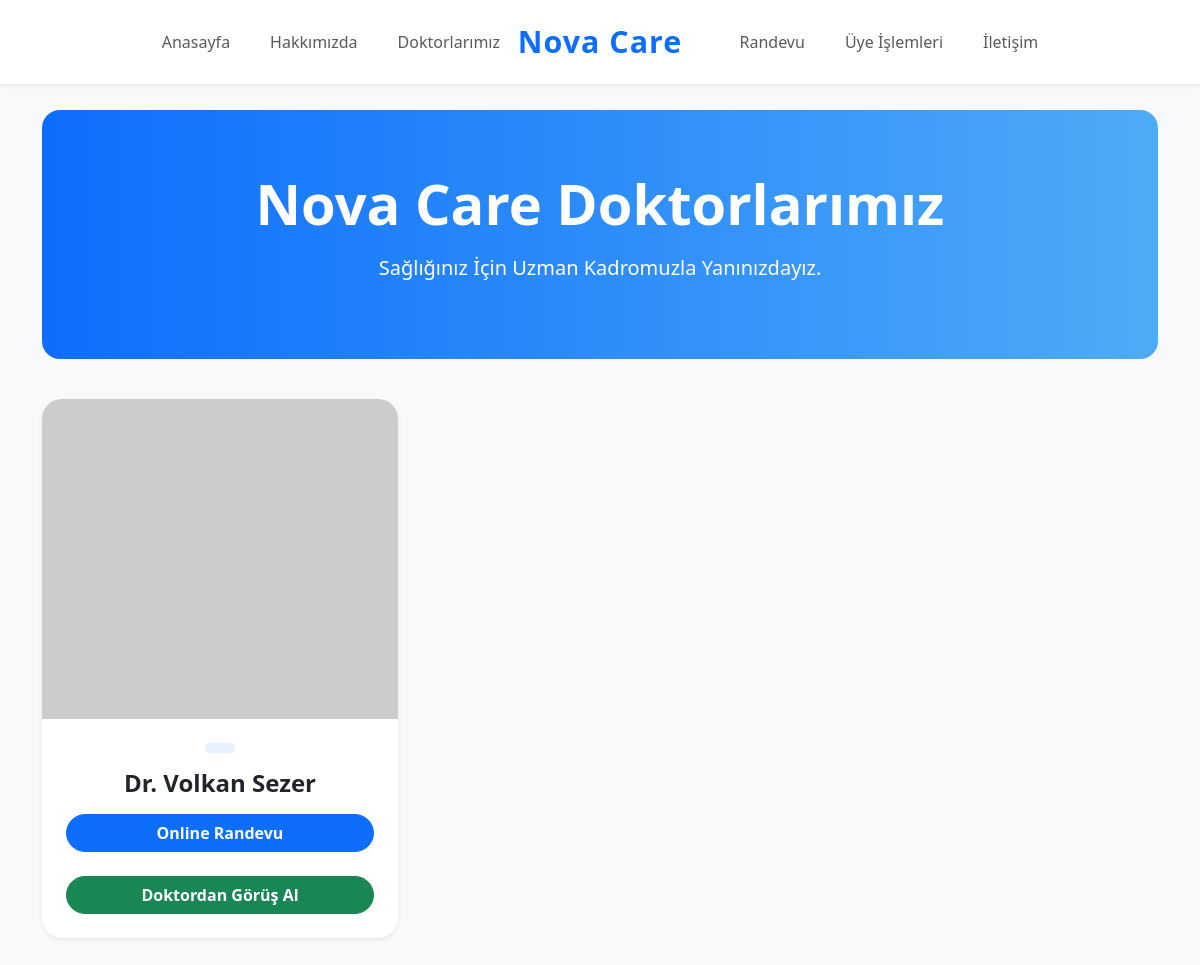
The app's page /php/doktorlar.php, older data.
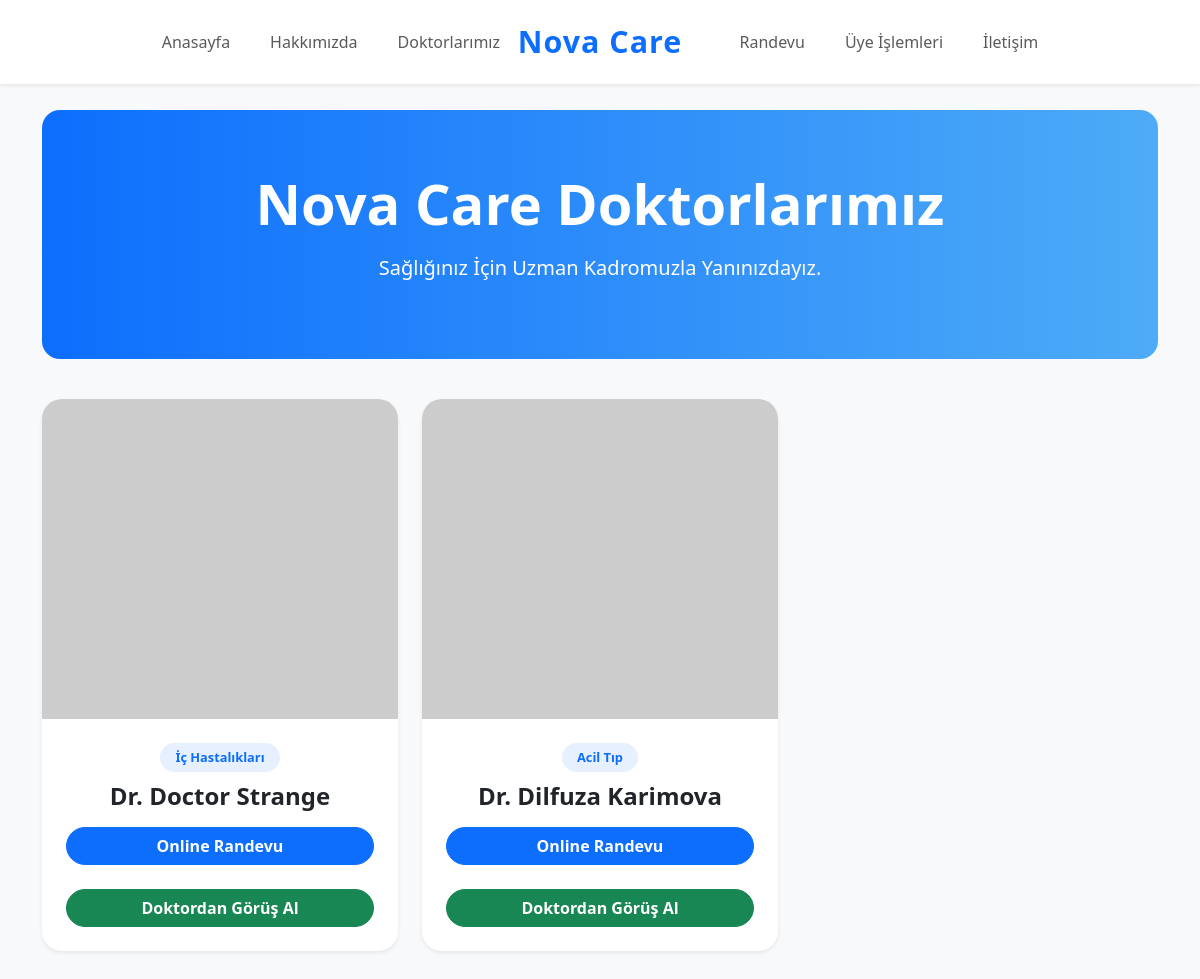
The same page, newer data.
### tables this page shows
CREATE TABLE IF NOT EXISTS `doctor` (  
	`id`			INT NOT NULL PRIMARY KEY AUTO_INCREMENT,  
	`name`			VARCHAR(50) NOT NULL,  
	`specialization`	INT NOT NULL,
	`description`	VARCHAR(200) NULL,
	`phone`			VARCHAR(50) NULL,
	`profilephoto`	VARCHAR(200) NULL,
	`status`		TINYINT NOT NULL,
	`createdtime`	TIMESTAMP NOT NULL DEFAULT CURRENT_TIMESTAMP(),  
	UNIQUE (`name`)  
);

CREATE TABLE IF NOT EXISTS `specialization` (
	`id`			INT NOT NULL PRIMARY KEY AUTO_INCREMENT,
	`specialization`	VARCHAR(50) NOT NULL,	
	`description`	VARCHAR(200) NULL,
	`status`		TINYINT NOT NULL,
	`createdtime`	TIMESTAMP NOT NULL DEFAULT CURRENT_TIMESTAMP(),
	UNIQUE (`specialization`)
);

### php/doktorlar.php (the view, shortened to what this page needs)
<?PHP require_once("inc_config.php"); ?>
<!doctype html>
<html lang="tr">
<head>
  <link href="https://cdn.jsdelivr.net/npm/bootstrap@5.3.3/dist/css/bootstrap.min.css" rel="stylesheet">
</head>
<body>
<?PHP if(file_exists('inc_header.php')) { include('inc_header.php'); } ?>
<div class="container">
  <div class="hero text-center">
    <h1 class="fw-bold display-4">Nova Care Doktorlarımız</h1>
    <p class="lead mt-3">Sağlığınız İçin Uzman Kadromuzla Yanınızdayız.</p>
  </div>
  <div class="row g-4 mb-5">
    <?PHP
    $query = "SELECT d.*, s.specialization as uzmanlik
                FROM doctor d
                LEFT JOIN specialization s ON d.specialization = s.id
                WHERE d.status = 1
                ORDER BY d.id DESC";
    $sorgu = $mysqli->query($query);
    while($row = $sorgu->fetch_assoc()){
        $resim_yolu = (!empty($row['image'])) ? "uploads/".$row['image']."?v=".time() : "https://via.placeholder.com/400x500";
    ?>
    <div class="col-lg-4 col-md-6 text-center">
      <div class="card doctor-card shadow-sm">
        <div class="doctor-img"><img src="<?=$resim_yolu;?>"></div>
        <div class="card-body p-4">
          <span class="spec-badge"><?=htmlspecialchars($row['uzmanlik']);?></span>
          <h4 class="fw-bold mb-3">Dr. <?=htmlspecialchars($row['name']);?></h4>
          <div class="d-grid"><a href="hesabim.php?klinik=<?=$row['specialization'];?>&doktor=<?=$row['id'];?>" target="_blank" class="btn btn-primary rounded-pill fw-bold">Online Randevu</a></div>
          <br>
          <div class="d-grid"><a href="gorusal.php?klinik=<?=$row['specialization'];?>&doktor=<?=$row['id'];?>" target="_blank" class="btn btn-success rounded-pill fw-bold">Doktordan Görüş Al</a></div>
        </div>
      </div>
    </div>
    <?PHP } ?>
  </div>
</div>
</body>
</html>

### php/inc_header.php (shortened to what this page needs)
<nav class="navbar navbar-expand-lg bg-white shadow-sm fixed-top">
  <div class="container">
    <div class="collapse navbar-collapse justify-content-between" id="mainNavbar">
      <ul class="navbar-nav mx-auto gap-4">
        <li class="nav-item"><a class="nav-link" href="index.php">Anasayfa</a></li>
        <li class="nav-item"><a class="nav-link" href="uzmanliklar.php">Hakkımızda</a></li>
        <li class="nav-item"><a class="nav-link" href="doktorlar.php">Doktorlarımız</a></li>
      </ul>
      <a class="navbar-brand position-absolute start-50 translate-middle-x" href="#">Nova Care</a>
      <ul class="navbar-nav mx-auto gap-4">
        <li class="nav-item"><a class="nav-link" href="randevu.php">Randevu</a></li>
        <?PHP if(isset($_SESSION['patient'])){?>
        <li class="nav-item"><a class="nav-link" href="hesabim.php">Hesabım</a></li>
        <li class="nav-item"><a class="nav-link" href="cikis.php">Çıkış</a></li>
        <?PHP }else{ ?>
        <li class="nav-item"><a class="nav-link" href="uyeislemleri.php">Üye İşlemleri</a></li>
        <?PHP } ?>
        <li class="nav-item"><a class="nav-link" href="iletisim.php">İletişim</a></li>
      </ul>
    </div>
  </div>
</nav>

### php/doktorlar.php (style rules this page uses)
body { padding-top: 110px; background-color: #f8f9fa; }
.hero { background: linear-gradient(90deg, #0d6efd, #4dabf7); color: white; padding: 60px 0; border-radius: 18px; margin-bottom: 40px; }
.doctor-card { border: none; border-radius: 20px; overflow: hidden; background: #fff; height: 100%; transition: 0.3s; }
.doctor-img { height: 320px; overflow: hidden; }
.doctor-img img { width: 100%; height: 100%; object-fit: cover; }
.spec-badge { background: rgba(13, 110, 253, 0.1); color: #0d6efd; padding: 5px 15px; border-radius: 50px; font-size: 0.8rem; font-weight: 700; display: inline-block; margin-bottom: 10px; }

### php/inc_header.php (style rules this page uses)
.navbar { padding: 22px 0; }
.navbar-brand { color: #0d6efd !important; font-size: 1.9rem; font-weight: 700; letter-spacing: 1px; }
.nav-link { font-weight: 500; position: relative; }
.nav-link::after { content: ""; position: absolute; left: 0; bottom: -6px; width: 0; height: 2px; background: #0d6efd; transition: .3s; }

Row changes from the older to the newer data that the page shows:
added doctor: specialization.specialization "İç Hastalıkları", name "Doctor Strange"
changed doctor: specialization.specialization (not shown) → "Acil Tıp"; name "Volkan Sezer" → "Dilfuza Karimova"
